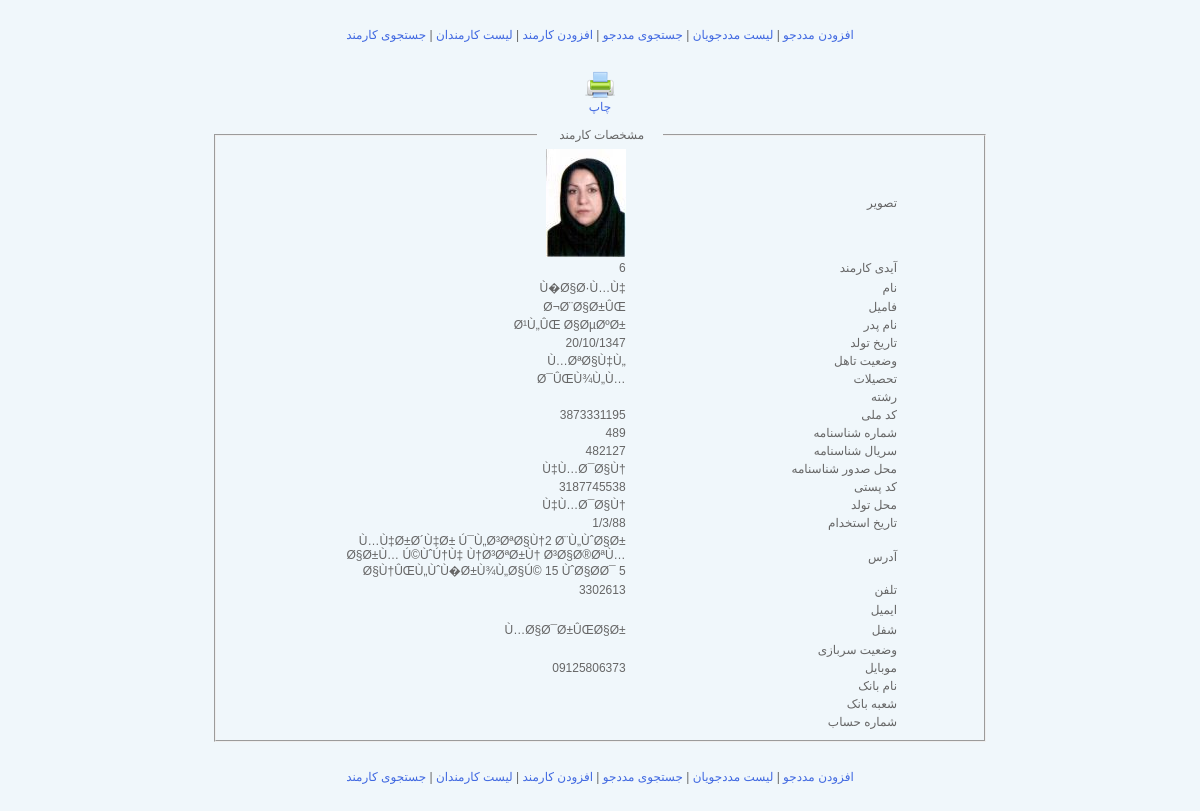
Page /admin/showEemployeeDetails.php?employeeId=6 (signed in) on the committed database.
### tables this page shows
CREATE TABLE IF NOT EXISTS `employee` (
  `employeeId` int(20) NOT NULL,
  `name` varchar(200) NOT NULL,
  `family` varchar(200) NOT NULL,
  `father` varchar(200) NOT NULL,
  `birthday` varchar(200) NOT NULL,
  `sex` varchar(200) NOT NULL,
  `marital` varchar(200) NOT NULL,
  `education` varchar(200) NOT NULL,
  `course` varchar(200) NOT NULL,
  `melliCode` varchar(200) NOT NULL,
  `shenasNo` varchar(200) NOT NULL,
  `shenasSerial` varchar(200) NOT NULL,
  `shenasSodur` varchar(200) NOT NULL,
  `postalCode` varchar(200) NOT NULL,
  `birthplace` varchar(200) NOT NULL,
  `emloymentDate` varchar(200) NOT NULL,
  `address` varchar(1000) NOT NULL,
  `tel` varchar(200) NOT NULL,
  `mobile` varchar(200) NOT NULL,
  `bank` varchar(200) NOT NULL,
  `bankBranch` varchar(200) NOT NULL,
  `bankAccount` varchar(200) NOT NULL,
  `email` varchar(200) NOT NULL,
  `job` varchar(200) NOT NULL,
  `military` varchar(200) NOT NULL,
  `photo1` varchar(200) NOT NULL,
  `photoSource` varchar(200) NOT NULL,
  PRIMARY KEY (`employeeId`),
  KEY `employeeId` (`employeeId`)
);

### class/connection.php (called while the page is built, shortened)
<?php
class connection{
	var $link;
	function getdbSettings() {
		$dbSettings['hostName']=$hostName;
		$dbSettings['dbName']=$dbName;
		$dbSettings['dbUser']=$dbUser;
		$dbSettings['dbPass']=$dbPass;
		return $dbSettings;
	}
	function dbConnect() {
		$dbSettings=$this->getdbSettings();
		$hostName=$dbSettings['hostName'];
		$dbName=$dbSettings['dbName'];
		$dbUser=$dbSettings['dbUser'];
		$dbPass=$dbSettings['dbPass'];
		$dbConnectResult=mysql_connect($hostName, $dbUser, $dbPass);
		$this->link=$dbConnectResult;
        if (mysql_select_db($dbName,$dbConnectResult)){
		   return $dbConnectResult;}
		else{
			 $this->closeConnection();
		     return false;}
	}
	function queryRun($query){
		$con3=$this->link;
		$result3=mysql_query($query,$con3);
        if($result3){
			return $result3;}
	    else{
			$this->closeConnection();
			return false;}
	}
}
?>

### admin/showEemployeeDetails.php (the view, shortened to what this page needs)
<!DOCTYPE html PUBLIC "-//W3C//DTD XHTML 1.0 Transitional//EN" "http://www.w3.org/TR/xhtml1/DTD/xhtml1-transitional.dtd">
<html xmlns="http://www.w3.org/1999/xhtml">
<head>
<link rel="stylesheet" type="text/css" href="../themes/default/css/index.css"/>
</head>
<body>
<?php
include("header.php");
?>
<div align="center"><a href="#" onclick="window.print()"><img src="../themes/default/images/print.png" width="30" height="30" /><br />چاپ</a></div>
<br />
<?php
include('../class/connection.php');
$employeeId=$_GET['employeeId'];
$connector=new connection();
$query = "SELECT * FROM employee WHERE employeeId='$employeeId'";
$result=$connector->queryRun($query);
$num=mysql_num_rows($result);
    for($i=0;$i<$num;$i++){
        $row = mysql_fetch_array($result);
	    if($row['photo1']=='') $photo1='<img src="../themes/default/images/patientPhoto.png" width="32" height="32" />';
		else $photo1='<a href="'.$row['photoSource'].'":><img src="'.$row['photo1'].'"  /></a>';
	 echo '
<div align="center">
<fieldset style="width:750px">
<legend align="center" style="color:#666">&nbsp;&nbsp;&nbsp;&nbsp;&nbsp; مشخصات کارمند&nbsp;&nbsp;&nbsp;&nbsp;&nbsp;</legend>
<table align="center" width="600px" border="0">
	<tr>
    <td width="154" align="right">'.$photo1.'</td>
    <td width="148" align="right">تصویر</td>
  </tr>
  <tr>
    <td width="154" align="right">'.$row['employeeId'].'</td>
    <td width="148" align="right">آیدی کارمند</td>
  </tr>
  <tr>
    <td width="154" align="right">'.$row['name'].'</td>
    <td width="148" align="right">نام</td>
  </tr>
  <tr>
    <td width="154" align="right">'.$row['family'].'</td>
    <td width="148" align="right">فامیل</td>
  </tr>
  <tr>
    <td width="154" align="right">'.$row['father'].'</td>
    <td width="148" align="right">نام پدر</td>
  </tr>
  <tr>
    <td width="154" align="right">'.$row['birthday'].'</td>
    <td width="148" align="right">تاریخ تولد </td>
  </tr>
  <tr>
    <td width="154" align="right">'.$row['marital'].'</td>
    <td width="148" align="right">وضعیت تاهل</td>
  </tr>
  <tr>
    <td width="154" align="right">'.$row['education'].'</td>
    <td width="148" align="right">تحصیلات</td>
  </tr>
  <tr>
    <td width="154" align="right">'.$row['course'].'</td>
    <td width="148" align="right">رشته</td>
  </tr>
  <tr>
    <td width="154" align="right">'.$row['melliCode'].'</td>
    <td width="148" align="right">کد ملی</td>
  </tr>
  <tr>
    <td width="154" align="right">'.$row['shenasNo'].'</td>
    <td width="148" align="right">شماره شناسنامه</td>
  </tr>
  <tr>
    <td width="154" align="right">'.$row['shenasSerial'].'</td>
    <td width="148" align="right">سریال شناسنامه</td>
  </tr>
  <tr>
    <td width="154" align="right">'.$row['shenasSodur'].'</td>
    <td width="148" align="right">محل صدور شناسنامه</td>
  </tr>
  <tr>
    <td width="154" align="right">'.$row['postalCode'].'</td>
    <td width="148" align="right">کد پستی</td>
  </tr>
  <tr>
    <td width="154" align="right">'.$row['birthplace'].'</td>
    <td width="148" align="right">محل تولد</td>
  </tr>
  <tr>
    <td width="154" align="right">'.$row['emloymentDate'].'</td>
    <td width="148" align="right">تاریخ استخدام</td>
  </tr>
  <tr>
    <td width="154" align="right">'.$row['address'].'</td>
    <td width="148" align="right">آدرس</td>
  </tr>
  <tr>
    <td width="154" align="right">'.$row['tel'].'</td>
    <td width="148" align="right">تلفن</td>
  </tr>
  <tr>
  <tr>
    <td width="154" align="right">'.$row['email'].'</td>
    <td width="148" align="right">ایمیل</td>
  </tr>
  <tr>
  <tr>
    <td width="154" align="right">'.$row['job'].'</td>
    <td width="148" align="right">شفل</td>
  </tr>
  <tr>
  <tr>
    <td width="154" align="right">'.$row['military'].'</td>
    <td width="148" align="right">وضعیت سربازی</td>
  </tr>
  <tr>
    <td width="154" align="right">'.$row['mobile'].'</td>
    <td width="148" align="right">موبایل</td>
  </tr>
  <tr>
    <td width="154" align="right">'.$row['bank'].'</td>
    <td width="148" align="right">نام بانک</td>
  </tr>
  <tr>
    <td width="154" align="right">'.$row['bankBranch'].'</td>
    <td width="148" align="right">شعبه بانک</td>
  </tr>
  <tr>
    <td width="154" align="right">'.$row['bankAccount'].'</td>
    <td width="148" align="right">شماره حساب</td>
  </tr>
  </table>
  </fieldset>
</div>
	 ';
	}
    ?>
<?php
include("header.php");
?>
</body>
</html>

### admin/header.php (shortened to what this page needs)
<!DOCTYPE html PUBLIC "-//W3C//DTD XHTML 1.0 Transitional//EN" "http://www.w3.org/TR/xhtml1/DTD/xhtml1-transitional.dtd">
<html xmlns="http://www.w3.org/1999/xhtml">
<head>
<link rel="stylesheet" type="text/css" href="themes/default/css/index.css"/>
</head>
<body>
<br /><br />
<div align="center"><a href="addPatient.php">افزودن مددجو</a> | <a href="showPatient.php">لیست مددجویان</a> | <a href="searchPatient.php">جستجوی مددجو</a> | <a href="addEmployee.php">افزودن کارمند</a> | <a href="showEmployee.php">لیست کارمندان</a> | <a href="searchEmployee.php">جستجوی کارمند</a> </div>
<br /><br />
</body>
</html>

### themes/default/css/index.css (style rules this page uses)
body { font-family:Tahoma, Geneva, sans-serif; font-size:12px; color:#666; background:#F0F7FB; margin:0px; }
a { text-decoration:none; }
a:link { color:royalblue }
img { border:0; }

### rows in the picture
employee: photo1 (picture), employeeId "6", name "Ù�Ø§Ø·Ù…Ù‡", family "Ø¬Ø¨Ø§Ø±ÛŒ", father "Ø¹Ù„ÛŒ Ø§ØµØºØ±", birthday "20/10/1347", marital "Ù…ØªØ§Ù‡Ù„", education "Ø¯ÛŒÙ¾Ù„Ù…", melliCode "3873331195", shenasNo "489", shenasSerial "482127", shenasSodur "Ù‡Ù…Ø¯Ø§Ù†", postalCode "3187745538", birthplace "Ù‡Ù…Ø¯Ø§Ù†", emloymentDate "1/3/88", address "Ù…Ù‡Ø±Ø´Ù‡Ø± Ú¯Ù„Ø³ØªØ§Ù†2 Ø¨Ù„ÙˆØ§Ø± Ø§Ø±Ù… Ú©ÙˆÚ†Ù‡ Ù†Ø³ØªØ±Ù† Ø³Ø§Ø®ØªÙ…Ø§Ù†ÛŒÙ„ÙˆÙ�Ø±Ù¾Ù„Ø§Ú© 15 ÙˆØ§Ø­Ø¯ 5", tel "3302613", job "Ù…Ø§Ø¯Ø±ÛŒØ§Ø±", mobile "09125806373"
